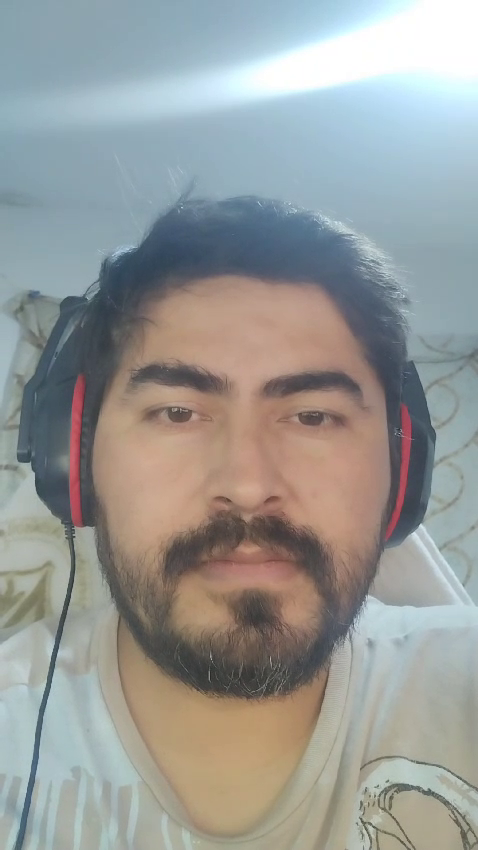
#> input picture frame 31 of RFace/video/video1.mp4, 478 x 850 px
$ python 9_deteccion_rostros_en_video.py
#> lines starting #> are read from the running program, lines starting #| are printed output that depends on the picture; after the words box and inside, x2 and y2 are one past the last pixel; in counts of white or black regions, pixels touching at a corner belong together
import cv2

# Cargar el clasificador en cascada para detección de rostros
cascade_path = "models\haarcascade_frontalface_default.xml"
face_cascade = cv2.CascadeClassifier(cascade_path)

# Abrir un archivo de video
capture = cv2.VideoCapture("video\\video1.mp4")

# Leer el video cuadro por cuadro
while True:
    ret, frame = capture.read()
#> frame is the input picture: shape (850, 478, 3); mean B, G, R 151.7, 154.1, 152.1

    if not ret:
        break

    # Convertir a escala de grises para mejorar la detección
    gray = cv2.cvtColor(frame, cv2.COLOR_BGR2GRAY)
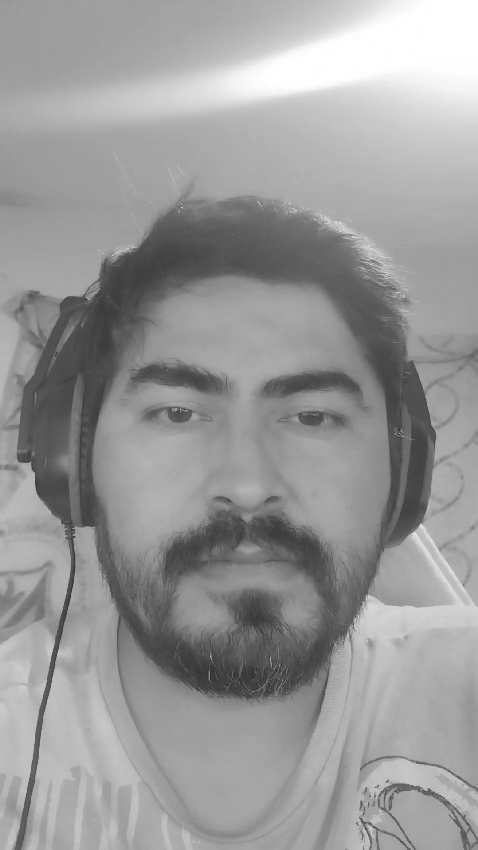
#> gray: shape (850, 478); min 33, max 255, mean 153.2

    # Detectar rostros en el cuadro
    faces = face_cascade.detectMultiScale(gray, scaleFactor=1.1, minNeighbors=5, minSize=(30, 30))
#> faces = [[57, 266, 372, 372]]

    # Dibujar rectángulos alrededor de los rostros detectados
    for (x, y, w, h) in faces:
        cv2.rectangle(frame, (x, y), (x + w, y + h), (0, 255, 0), 2)
#> this loop made 1 pass
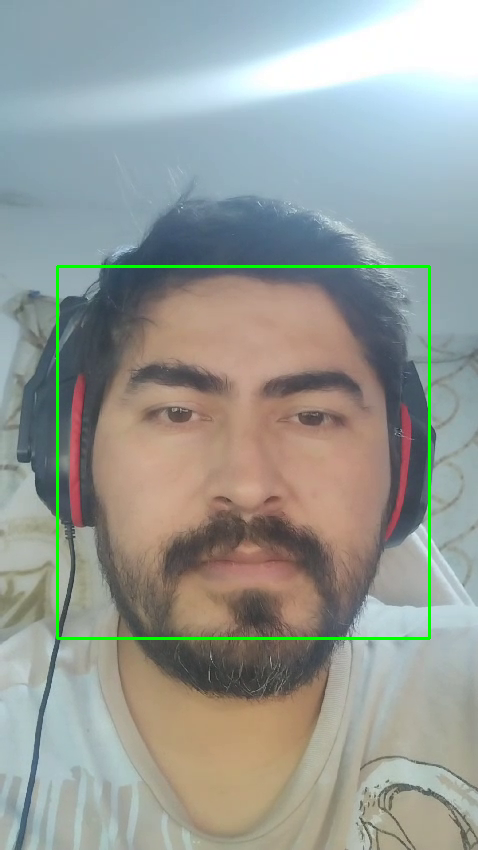
#> frame: shape (850, 478, 3); 1.1% of pixels changed, all inside (x1, y1, x2, y2) = (56, 265, 431, 640)

    # Mostrar el video con la detección de rostros
    cv2.imshow("Detección de Rostros", frame)

    # Salir del bucle cuando se presione la tecla "q"
    if cv2.waitKey(30) & 0xFF == ord('q'):
#> (key q is pressed here)
        break

# Liberar la captura de video
capture.release()
cv2.destroyAllWindows()

$ run again, starting later in the video
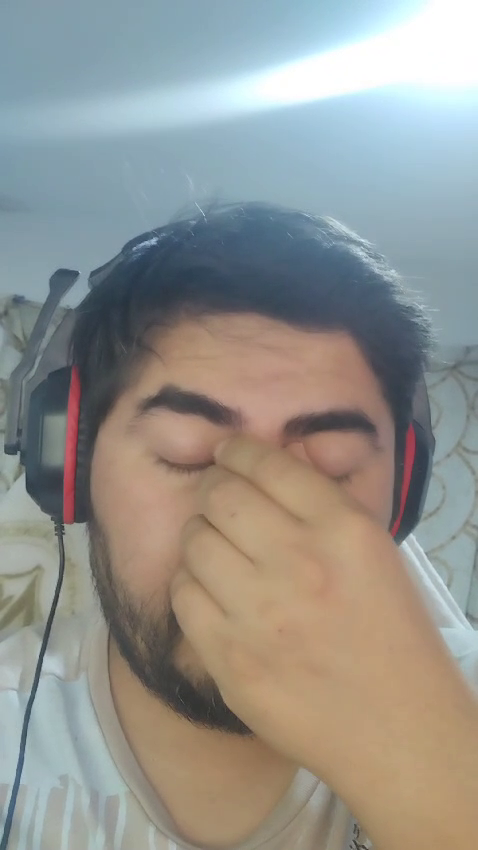
#> input picture frame 142 of RFace/video/video1.mp4, 478 x 850 px
#> frame is the input picture: shape (850, 478, 3); mean B, G, R 142.5, 147.7, 148
#> `gray = cv2.cvtColor(frame, cv2.COLOR_BGR2GRAY)`:
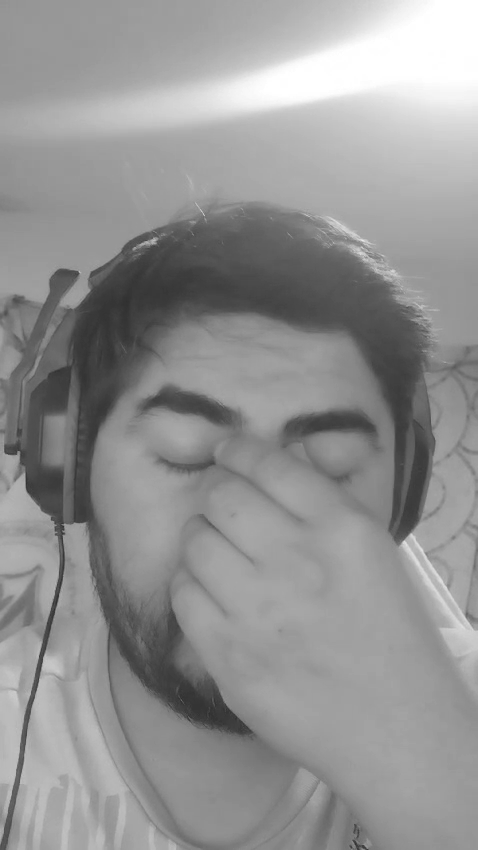
#> gray: shape (850, 478); min 45, max 255, mean 147.2
#> faces = [[69, 300, 361, 361]]
#> the loop `for (x, y, w, h) in faces:` made 1 pass
#> after the loop `for (x, y, w, h) in faces:`:
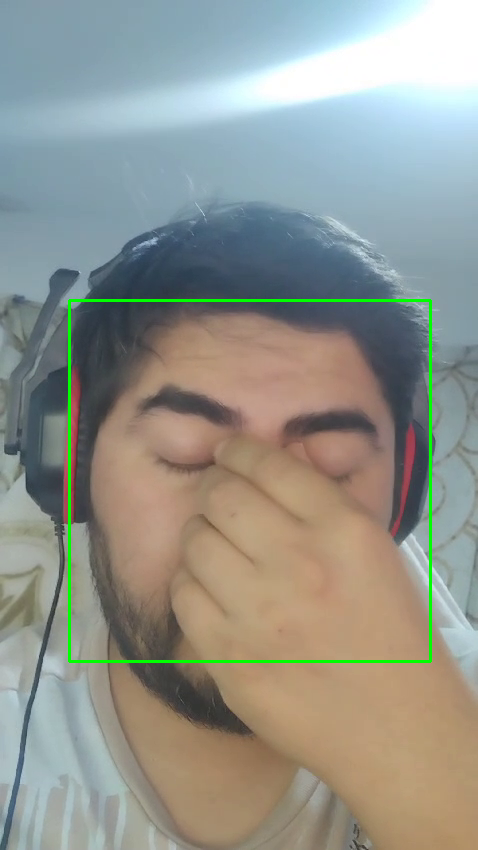
#> frame: shape (850, 478, 3); 1.07% of pixels changed, all inside (x1, y1, x2, y2) = (68, 299, 432, 663)

$ run again, starting later in the video
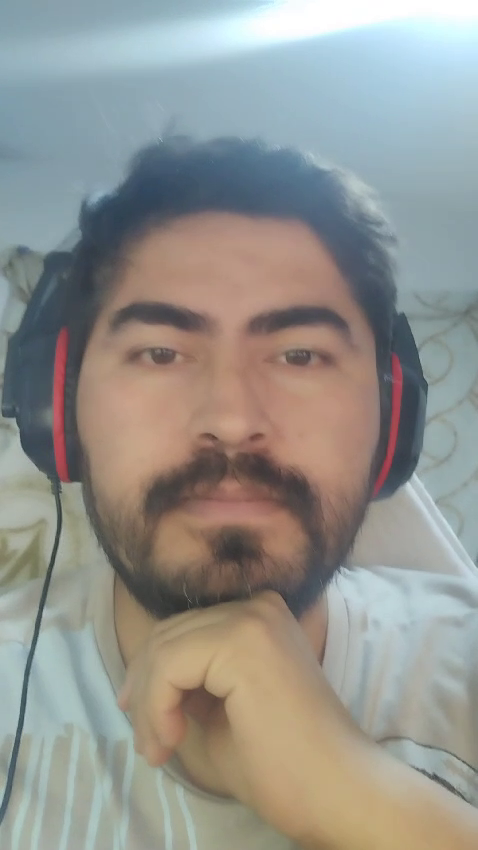
#> input picture frame 253 of RFace/video/video1.mp4, 478 x 850 px
#> frame is the input picture: shape (850, 478, 3); mean B, G, R 142.1, 147.3, 147.8
#> `gray = cv2.cvtColor(frame, cv2.COLOR_BGR2GRAY)`:
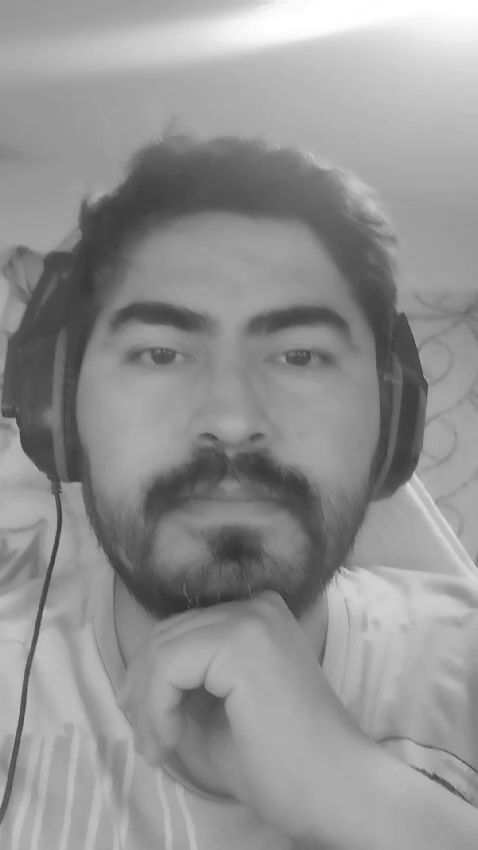
#> gray: shape (850, 478); min 47, max 255, mean 146.9
#> faces = [[43, 205, 372, 372]]
#> the loop `for (x, y, w, h) in faces:` made 1 pass
#> after the loop `for (x, y, w, h) in faces:`:
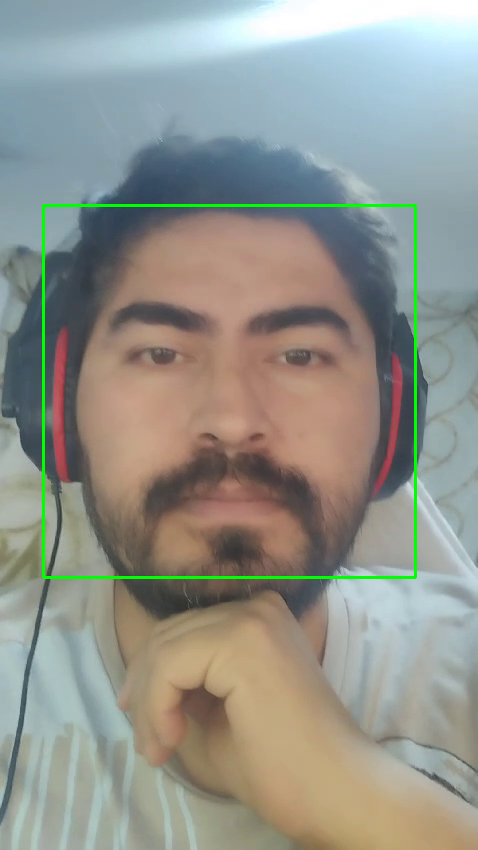
#> frame: shape (850, 478, 3); 1.1% of pixels changed, all inside (x1, y1, x2, y2) = (42, 204, 417, 579)
